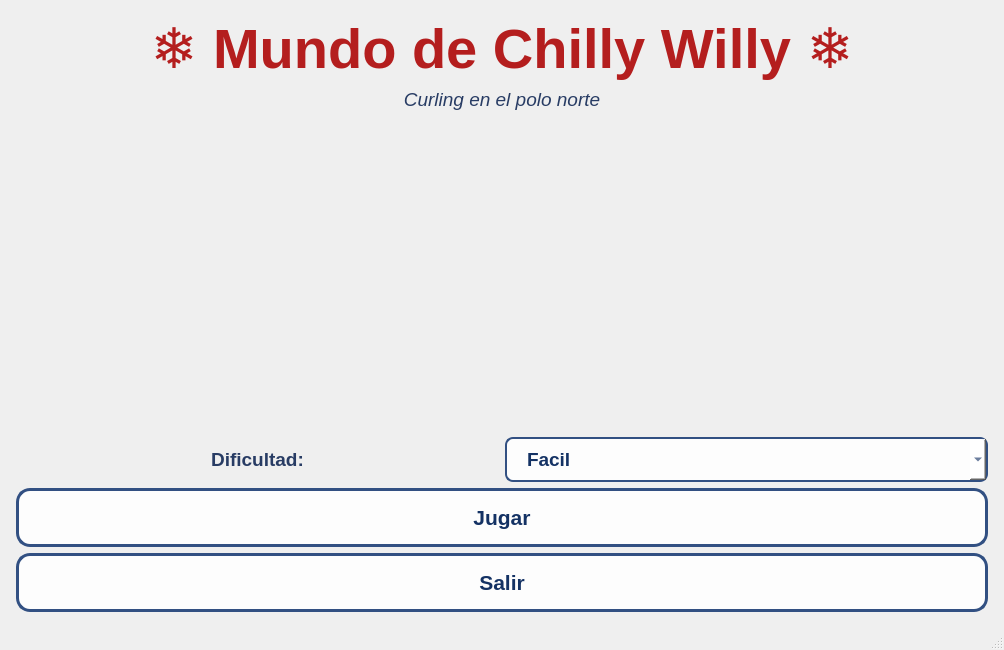
<?xml version="1.0" encoding="UTF-8"?>
<ui version="4.0">
 <class>MainWindow</class>
 <widget class="QMainWindow" name="MainWindow">
  <property name="geometry">
   <rect>
    <x>0</x>
    <y>0</y>
    <width>1000</width>
    <height>650</height>
   </rect>
  </property>
  <property name="windowTitle">
   <string>Mundo de Chilly Willy</string>
  </property>
  <widget class="QWidget" name="centralwidget">
   <layout class="QVBoxLayout" name="layoutCentral">
    <property name="margin"><number>0</number></property>
    <item>
     <widget class="QStackedWidget" name="stackedWidget">
      <property name="currentIndex"><number>0</number></property>

      <!-- ==================== PÁGINA 0: MENÚ DE INICIO ==================== -->
      <widget class="QWidget" name="pageMenu">
       <property name="styleSheet">
        <string>
QWidget#pageMenu {
  background: qlineargradient(spread:pad, x1:0, y1:0, x2:0, y2:1,
              stop:0 rgb(110, 150, 210), stop:0.5 rgb(180, 215, 240), stop:1 rgb(230, 245, 255));
}
QLabel#labelTituloMenu {
  color: rgb(180, 30, 30);
  font-size: 42pt;
  font-weight: bold;
}
QLabel#labelSubtituloMenu {
  color: rgb(40, 60, 100);
  font-size: 14pt;
  font-style: italic;
}
QPushButton {
  background-color: rgba(255, 255, 255, 230);
  border: 3px solid rgb(50, 80, 130);
  border-radius: 14px;
  color: rgb(20, 50, 100);
  font-weight: bold;
  font-size: 16pt;
  padding: 14px 40px;
  min-width: 220px;
}
QPushButton:hover {
  background-color: rgb(220, 240, 255);
  border-color: rgb(180, 30, 30);
}
QPushButton:pressed {
  background-color: rgb(180, 215, 240);
}
        </string>
       </property>
       <layout class="QVBoxLayout" name="layoutMenu">
        <item>
         <spacer><property name="orientation"><enum>Qt::Vertical</enum></property></spacer>
        </item>
        <item>
         <widget class="QLabel" name="labelTituloMenu">
          <property name="alignment"><set>Qt::AlignCenter</set></property>
          <property name="text"><string>❄ Mundo de Chilly Willy ❄</string></property>
         </widget>
        </item>
        <item>
         <widget class="QLabel" name="labelSubtituloMenu">
          <property name="alignment"><set>Qt::AlignCenter</set></property>
          <property name="text"><string>Curling en el polo norte</string></property>
         </widget>
        </item>
        <item>
         <spacer><property name="orientation"><enum>Qt::Vertical</enum></property>
          <property name="sizeHint" stdset="0"><size><width>20</width><height>50</height></size></property>
         </spacer>
        </item>
        <item>
         <layout class="QHBoxLayout">
          <item><spacer><property name="orientation"><enum>Qt::Horizontal</enum></property></spacer></item>
          <item>
           <widget class="QLabel" name="labelDificultad">
            <property name="alignment"><set>Qt::AlignCenter</set></property>
            <property name="styleSheet"><string>color: rgb(40, 60, 100); font-size: 14pt; font-weight: bold; background: transparent; border: none;</string></property>
            <property name="text"><string>Dificultad:</string></property>
           </widget>
          </item>
          <item>
           <widget class="QComboBox" name="comboDificultad">
            <property name="styleSheet"><string>QComboBox { background-color: rgba(255,255,255,230); border: 2px solid rgb(50,80,130); border-radius: 8px; color: rgb(20,50,100); font-weight: bold; font-size: 14pt; padding: 8px 20px; min-width: 150px; }</string></property>
            <item><property name="text"><string>Facil</string></property></item>
            <item><property name="text"><string>Medio</string></property></item>
            <item><property name="text"><string>Dificil</string></property></item>
           </widget>
          </item>
          <item><spacer><property name="orientation"><enum>Qt::Horizontal</enum></property></spacer></item>
         </layout>
        </item>
        <item>
         <layout class="QHBoxLayout">
          <item><spacer><property name="orientation"><enum>Qt::Horizontal</enum></property></spacer></item>
          <item>
           <widget class="QPushButton" name="botonJugar">
            <property name="text"><string>Jugar</string></property>
           </widget>
          </item>
          <item><spacer><property name="orientation"><enum>Qt::Horizontal</enum></property></spacer></item>
         </layout>
        </item>
        <item>
         <layout class="QHBoxLayout">
          <item><spacer><property name="orientation"><enum>Qt::Horizontal</enum></property></spacer></item>
          <item>
           <widget class="QPushButton" name="botonSalir">
            <property name="text"><string>Salir</string></property>
           </widget>
          </item>
          <item><spacer><property name="orientation"><enum>Qt::Horizontal</enum></property></spacer></item>
         </layout>
        </item>
        <item>
         <spacer><property name="orientation"><enum>Qt::Vertical</enum></property></spacer>
        </item>
       </layout>
      </widget>

      <!-- ==================== PÁGINA 1: JUEGO ==================== -->
      <widget class="QWidget" name="pageGame">
       <layout class="QHBoxLayout" name="horizontalLayout">
        <item>
         <widget class="QGraphicsView" name="graphicsView">
          <property name="minimumSize"><size><width>760</width><height>520</height></size></property>
         </widget>
        </item>
        <item>
         <layout class="QVBoxLayout" name="panelControles">
          <item>
           <widget class="QLabel" name="labelTitulo">
            <property name="font"><font><pointsize>14</pointsize><bold>true</bold></font></property>
            <property name="text"><string>Mundo de Chilly Willy</string></property>
           </widget>
          </item>
          <item>
           <widget class="QLabel" name="labelNivel">
            <property name="text"><string>Nivel: 1</string></property>
           </widget>
          </item>
          <item>
           <widget class="QLabel" name="labelPuntuacion">
            <property name="text"><string>Jugador: 0 | IA: 0</string></property>
           </widget>
          </item>
          <item>
           <widget class="QLabel" name="labelLanzamientos">
            <property name="text"><string>Lanzamientos: 3</string></property>
           </widget>
          </item>
          <item>
           <widget class="QLabel" name="labelTiempo">
            <property name="font"><font><pointsize>11</pointsize><bold>true</bold></font></property>
            <property name="text"><string>Tiempo: 90s</string></property>
           </widget>
          </item>
          <item>
           <widget class="QLabel" name="labelControles">
            <property name="font"><font><pointsize>10</pointsize></font></property>
            <property name="wordWrap"><bool>true</bool></property>
            <property name="text"><string>Controles:
- Flechas izq/der: girar angulo
- Espacio: lanzar (Nivel 1) / barrer (Nivel 2)</string></property>
           </widget>
          </item>
          <item>
           <layout class="QHBoxLayout" name="layoutGuardar">
            <item><widget class="QPushButton" name="botonGuardar"><property name="text"><string>Guardar</string></property></widget></item>
            <item><widget class="QPushButton" name="botonCargar"><property name="text"><string>Cargar</string></property></widget></item>
           </layout>
          </item>
          <item>
           <widget class="QPushButton" name="botonMusica">
            <property name="text"><string>Musica: ON/OFF</string></property>
           </widget>
          </item>
          <item>
           <widget class="QPushButton" name="botonMenuPrincipal">
            <property name="text"><string>Menú principal</string></property>
           </widget>
          </item>
          <item>
           <widget class="QLabel" name="labelEstado">
            <property name="minimumSize"><size><width>220</width><height>80</height></size></property>
            <property name="wordWrap"><bool>true</bool></property>
            <property name="text"><string>Listo para jugar</string></property>
           </widget>
          </item>
          <item>
           <spacer><property name="orientation"><enum>Qt::Vertical</enum></property></spacer>
          </item>
         </layout>
        </item>
       </layout>
      </widget>

      <!-- ==================== PÁGINA 2: FIN DEL JUEGO ==================== -->
      <widget class="QWidget" name="pageFin">
       <property name="styleSheet">
        <string>
QWidget#pageFin {
  background: qlineargradient(spread:pad, x1:0, y1:0, x2:0, y2:1,
              stop:0 rgb(110, 150, 210), stop:0.5 rgb(180, 215, 240), stop:1 rgb(230, 245, 255));
}
QLabel#labelFinTitulo {
  font-size: 48pt;
  font-weight: bold;
}
QLabel#labelFinPuntaje {
  color: rgb(40, 60, 100);
  font-size: 18pt;
  font-weight: bold;
}
QPushButton {
  background-color: rgba(255, 255, 255, 230);
  border: 3px solid rgb(50, 80, 130);
  border-radius: 14px;
  color: rgb(20, 50, 100);
  font-weight: bold;
  font-size: 14pt;
  padding: 12px 30px;
  min-width: 200px;
}
QPushButton:hover {
  background-color: rgb(220, 240, 255);
  border-color: rgb(180, 30, 30);
}
        </string>
       </property>
       <layout class="QVBoxLayout" name="layoutFin">
        <item><spacer><property name="orientation"><enum>Qt::Vertical</enum></property></spacer></item>
        <item>
         <widget class="QLabel" name="labelFinTitulo">
          <property name="alignment"><set>Qt::AlignCenter</set></property>
          <property name="text"><string>¡Ganaste!</string></property>
         </widget>
        </item>
        <item>
         <widget class="QLabel" name="labelFinPuntaje">
          <property name="alignment"><set>Qt::AlignCenter</set></property>
          <property name="text"><string>Tu: 0 | IA: 0</string></property>
         </widget>
        </item>
        <item>
         <spacer><property name="orientation"><enum>Qt::Vertical</enum></property>
          <property name="sizeHint" stdset="0"><size><width>20</width><height>40</height></size></property>
         </spacer>
        </item>
        <item>
         <layout class="QHBoxLayout">
          <item><spacer><property name="orientation"><enum>Qt::Horizontal</enum></property></spacer></item>
          <item><widget class="QPushButton" name="botonVolverJugar"><property name="text"><string>Volver a jugar</string></property></widget></item>
          <item><spacer><property name="orientation"><enum>Qt::Horizontal</enum></property></spacer></item>
         </layout>
        </item>
        <item>
         <layout class="QHBoxLayout">
          <item><spacer><property name="orientation"><enum>Qt::Horizontal</enum></property></spacer></item>
          <item><widget class="QPushButton" name="botonVolverMenu"><property name="text"><string>Menú principal</string></property></widget></item>
          <item><spacer><property name="orientation"><enum>Qt::Horizontal</enum></property></spacer></item>
         </layout>
        </item>
        <item><spacer><property name="orientation"><enum>Qt::Vertical</enum></property></spacer></item>
       </layout>
      </widget>

     </widget>
    </item>
   </layout>
  </widget>
  <widget class="QMenuBar" name="menubar">
   <property name="geometry"><rect><x>0</x><y>0</y><width>1000</width><height>22</height></rect></property>
  </widget>
  <widget class="QStatusBar" name="statusbar"/>
 </widget>
 <resources/>
 <connections/>
</ui>
